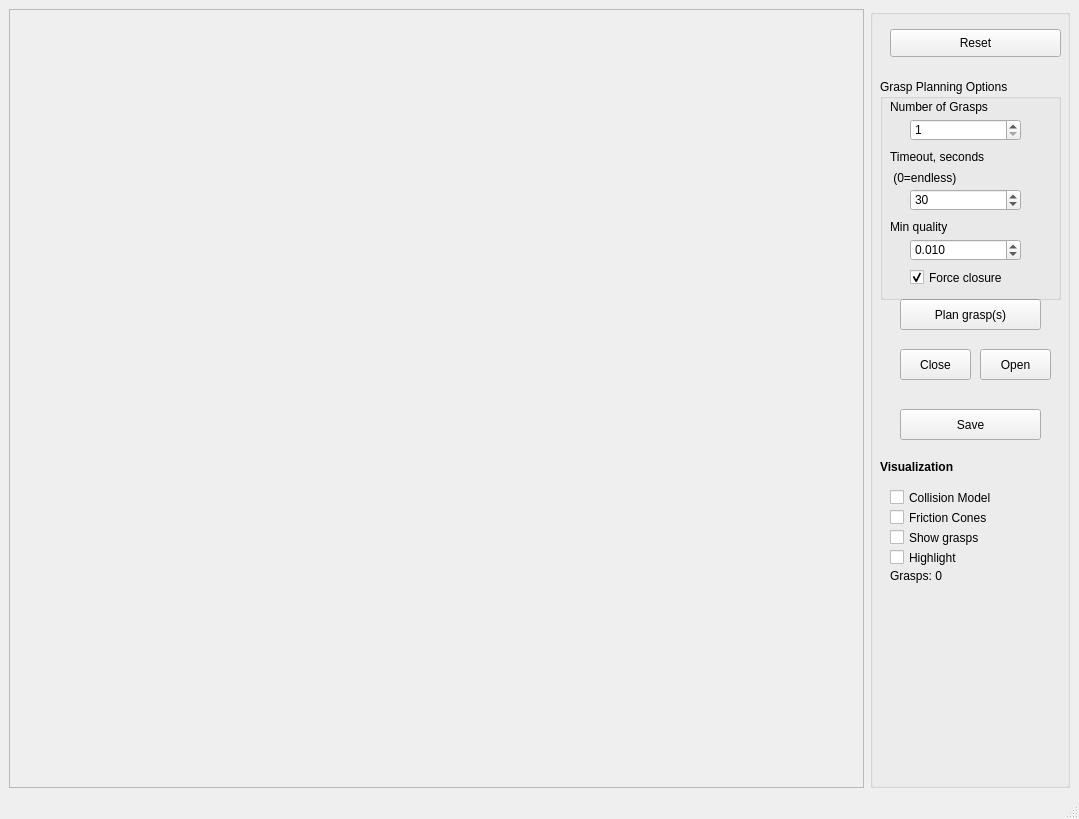
<?xml version="1.0" encoding="UTF-8"?>
<ui version="4.0">
 <class>GraspPlanner</class>
 <widget class="QMainWindow" name="GraspPlanner">
  <property name="geometry">
   <rect>
    <x>0</x>
    <y>0</y>
    <width>1079</width>
    <height>819</height>
   </rect>
  </property>
  <property name="windowTitle">
   <string>GraspPlanning - GraspPlanner</string>
  </property>
  <widget class="QWidget" name="centralwidget">
   <layout class="QGridLayout" name="gridLayout">
    <item row="0" column="0">
     <widget class="QFrame" name="frameViewer">
      <property name="frameShape">
       <enum>QFrame::StyledPanel</enum>
      </property>
      <property name="frameShadow">
       <enum>QFrame::Raised</enum>
      </property>
     </widget>
    </item>
    <item row="0" column="1">
     <widget class="QGroupBox" name="groupBox">
      <property name="maximumSize">
       <size>
        <width>200</width>
        <height>16777215</height>
       </size>
      </property>
      <property name="title">
       <string/>
      </property>
      <widget class="QPushButton" name="pushButtonReset">
       <property name="geometry">
        <rect>
         <x>20</x>
         <y>20</y>
         <width>171</width>
         <height>28</height>
        </rect>
       </property>
       <property name="text">
        <string>Reset</string>
       </property>
      </widget>
      <widget class="QLabel" name="label_10">
       <property name="geometry">
        <rect>
         <x>10</x>
         <y>450</y>
         <width>121</width>
         <height>16</height>
        </rect>
       </property>
       <property name="font">
        <font>
         <weight>75</weight>
         <bold>true</bold>
        </font>
       </property>
       <property name="text">
        <string>Visualization</string>
       </property>
      </widget>
      <widget class="QCheckBox" name="checkBoxColModel">
       <property name="geometry">
        <rect>
         <x>20</x>
         <y>480</y>
         <width>141</width>
         <height>17</height>
        </rect>
       </property>
       <property name="text">
        <string>Collision Model</string>
       </property>
      </widget>
      <widget class="QCheckBox" name="checkBoxCones">
       <property name="geometry">
        <rect>
         <x>20</x>
         <y>500</y>
         <width>141</width>
         <height>17</height>
        </rect>
       </property>
       <property name="text">
        <string>Friction Cones</string>
       </property>
      </widget>
      <widget class="QCheckBox" name="checkBoxGrasps">
       <property name="geometry">
        <rect>
         <x>20</x>
         <y>520</y>
         <width>141</width>
         <height>17</height>
        </rect>
       </property>
       <property name="text">
        <string>Show grasps</string>
       </property>
      </widget>
      <widget class="QPushButton" name="pushButtonPlan">
       <property name="geometry">
        <rect>
         <x>30</x>
         <y>290</y>
         <width>141</width>
         <height>31</height>
        </rect>
       </property>
       <property name="text">
        <string>Plan grasp(s)</string>
       </property>
      </widget>
      <widget class="QGroupBox" name="groupBox_2">
       <property name="geometry">
        <rect>
         <x>10</x>
         <y>70</y>
         <width>181</width>
         <height>221</height>
        </rect>
       </property>
       <property name="title">
        <string>Grasp Planning Options</string>
       </property>
       <widget class="QCheckBox" name="checkBoxFoceClosure">
        <property name="geometry">
         <rect>
          <x>30</x>
          <y>190</y>
          <width>131</width>
          <height>17</height>
         </rect>
        </property>
        <property name="text">
         <string>Force closure</string>
        </property>
        <property name="checked">
         <bool>true</bool>
        </property>
       </widget>
       <widget class="QSpinBox" name="spinBoxGraspNumber">
        <property name="geometry">
         <rect>
          <x>30</x>
          <y>40</y>
          <width>111</width>
          <height>22</height>
         </rect>
        </property>
        <property name="minimum">
         <number>1</number>
        </property>
        <property name="maximum">
         <number>10000000</number>
        </property>
       </widget>
       <widget class="QLabel" name="label_11">
        <property name="geometry">
         <rect>
          <x>10</x>
          <y>20</y>
          <width>121</width>
          <height>16</height>
         </rect>
        </property>
        <property name="text">
         <string>Number of Grasps</string>
        </property>
       </widget>
       <widget class="QLabel" name="label_12">
        <property name="geometry">
         <rect>
          <x>10</x>
          <y>70</y>
          <width>181</width>
          <height>16</height>
         </rect>
        </property>
        <property name="text">
         <string>Timeout, seconds</string>
        </property>
       </widget>
       <widget class="QSpinBox" name="spinBoxTimeOut">
        <property name="geometry">
         <rect>
          <x>30</x>
          <y>110</y>
          <width>111</width>
          <height>22</height>
         </rect>
        </property>
        <property name="minimum">
         <number>0</number>
        </property>
        <property name="maximum">
         <number>10000000</number>
        </property>
        <property name="value">
         <number>30</number>
        </property>
       </widget>
       <widget class="QLabel" name="label_13">
        <property name="geometry">
         <rect>
          <x>10</x>
          <y>140</y>
          <width>171</width>
          <height>16</height>
         </rect>
        </property>
        <property name="text">
         <string>Min quality</string>
        </property>
       </widget>
       <widget class="QDoubleSpinBox" name="doubleSpinBoxQuality">
        <property name="geometry">
         <rect>
          <x>30</x>
          <y>160</y>
          <width>111</width>
          <height>22</height>
         </rect>
        </property>
        <property name="decimals">
         <number>3</number>
        </property>
        <property name="maximum">
         <double>1.000000000000000</double>
        </property>
        <property name="singleStep">
         <double>0.001000000000000</double>
        </property>
        <property name="value">
         <double>0.010000000000000</double>
        </property>
       </widget>
       <widget class="QLabel" name="label">
        <property name="geometry">
         <rect>
          <x>10</x>
          <y>90</y>
          <width>131</width>
          <height>17</height>
         </rect>
        </property>
        <property name="text">
         <string> (0=endless)</string>
        </property>
       </widget>
      </widget>
      <widget class="QPushButton" name="pushButtonSave">
       <property name="geometry">
        <rect>
         <x>30</x>
         <y>400</y>
         <width>141</width>
         <height>31</height>
        </rect>
       </property>
       <property name="text">
        <string>Save</string>
       </property>
      </widget>
      <widget class="QPushButton" name="pushButtonClose">
       <property name="geometry">
        <rect>
         <x>30</x>
         <y>340</y>
         <width>71</width>
         <height>31</height>
        </rect>
       </property>
       <property name="text">
        <string>Close</string>
       </property>
      </widget>
      <widget class="QPushButton" name="pushButtonOpen">
       <property name="geometry">
        <rect>
         <x>110</x>
         <y>340</y>
         <width>71</width>
         <height>31</height>
        </rect>
       </property>
       <property name="text">
        <string>Open</string>
       </property>
      </widget>
      <widget class="QLabel" name="labelInfo">
       <property name="geometry">
        <rect>
         <x>20</x>
         <y>560</y>
         <width>161</width>
         <height>171</height>
        </rect>
       </property>
       <property name="text">
        <string>Grasps: 0</string>
       </property>
       <property name="alignment">
        <set>Qt::AlignLeading|Qt::AlignLeft|Qt::AlignTop</set>
       </property>
      </widget>
      <widget class="QCheckBox" name="checkBoxHighlight">
       <property name="geometry">
        <rect>
         <x>20</x>
         <y>540</y>
         <width>141</width>
         <height>17</height>
        </rect>
       </property>
       <property name="text">
        <string>Highlight</string>
       </property>
      </widget>
     </widget>
    </item>
   </layout>
  </widget>
  <widget class="QMenuBar" name="menubar">
   <property name="geometry">
    <rect>
     <x>0</x>
     <y>0</y>
     <width>1079</width>
     <height>25</height>
    </rect>
   </property>
  </widget>
  <widget class="QStatusBar" name="statusbar"/>
 </widget>
 <resources/>
 <connections/>
</ui>
